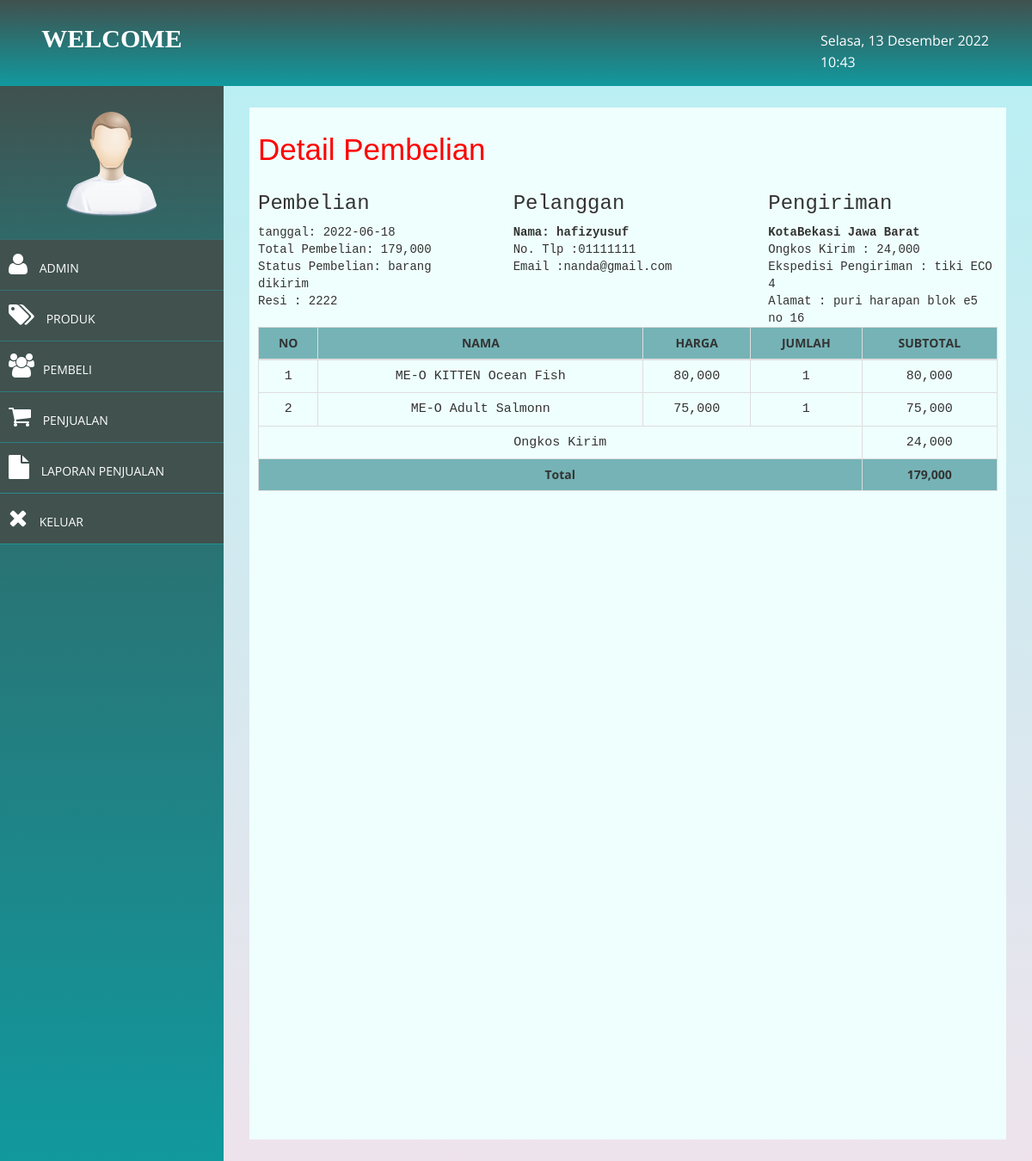
The page /admin/index.php?halaman=detail&id=28 (signed in) on the database its author committed.
### tables this page shows
CREATE TABLE `riwayat` (
  `id_penjualan` int(11) NOT NULL,
  `id_pembeli` int(11) NOT NULL,
  `tanggal_penjualan` date NOT NULL,
  `total_penjualan` int(11) NOT NULL,
  `alamat_pengiriman` text NOT NULL,
  `status_penjualan` varchar(50) NOT NULL DEFAULT 'pending',
  `resi_pengiriman` varchar(20) NOT NULL,
  `totalberat` int(11) NOT NULL,
  `provinsi` varchar(50) NOT NULL,
  `distrik` varchar(50) NOT NULL,
  `tipe` varchar(20) NOT NULL,
  `kodepos` varchar(15) NOT NULL,
  `ekspedisi` varchar(20) NOT NULL,
  `paket` varchar(25) NOT NULL,
  `ongkir` int(11) NOT NULL,
  `estimasi` varchar(10) NOT NULL
);

CREATE TABLE `pembeli` (
  `id_pembeli` int(11) NOT NULL,
  `email_pembeli` varchar(50) NOT NULL,
  `password_pembeli` varchar(50) NOT NULL,
  `nama_pembeli` varchar(50) NOT NULL,
  `telepon_pembeli` varchar(20) NOT NULL,
  `alamat_pembeli` text NOT NULL
);

CREATE TABLE `penjualan_produk` (
  `id_penjualan_produk` int(11) NOT NULL,
  `id_penjualan` int(11) NOT NULL,
  `id_produk` int(11) NOT NULL,
  `jumlah` int(11) NOT NULL,
  `nama` varchar(50) NOT NULL,
  `harga` int(11) NOT NULL,
  `berat` int(11) NOT NULL,
  `subberat` int(11) NOT NULL,
  `subharga` int(11) NOT NULL
);

CREATE TABLE `produk` (
  `id_produk` int(11) NOT NULL,
  `nama_produk` varchar(50) NOT NULL,
  `harga_produk` int(11) NOT NULL,
  `berat_produk` int(11) NOT NULL,
  `foto_produk` varchar(255) NOT NULL,
  `deskripsi_produk` text NOT NULL,
  `stok_produk` int(10) NOT NULL
);

### htdocs/admin/detail.php (the view)
<h2>Detail Pembelian</h2>
<?php
 $ambil=$koneksi->query("SELECT * FROM riwayat JOIN pembeli ON riwayat.
 id_pembeli=pembeli.id_pembeli WHERE riwayat.id_penjualan='$_GET[id]'");
$detail = $ambil->fetch_assoc();
?>
<link rel="stylesheet" href="./assets/css/detail.css">
    <div class="row">
        <div class="col-md-4">
            <h3>Pembelian</h3>
                tanggal:  <?php echo $detail['tanggal_penjualan']; ?> <br>
                Total Pembelian:    <?php echo number_format($detail['total_penjualan']); ?>  <br>
                Status Pembelian:   <?php echo $detail['status_penjualan']; ?> <br>
                <?php if (!empty($detail['resi_pengiriman'])):?>
                Resi : <?php echo $detail["resi_pengiriman"]; ?> <br>
                <?php endif ?></td>
        </div>
        <div class="col-md-4">
            <h3>Pelanggan</h3>
            <strong>Nama: <?php echo $detail['nama_pembeli']; ?></strong> <br>
            No. Tlp :<?php echo $detail['telepon_pembeli']; ?><br>
            Email :<?php echo $detail['email_pembeli']; ?>
        </div>
        <div class="col-md-4">
        <h3>Pengiriman</h3>
        <strong> <?php echo $detail['tipe'] ?><?php echo $detail['distrik'] ?> <?php echo $detail['provinsi'] ?></strong> <br>
        Ongkos Kirim : <?php echo number_format( $detail['ongkir']); ?> <br>
        Ekspedisi Pengiriman : <?php echo $detail['ekspedisi'] ?> <?php echo $detail['paket'] ?> <?php echo $detail['estimasi'] ?> <br>
        Alamat : <?php echo $detail['alamat_pengiriman'] ?>
        </div>
    </div>
<table class="table table-bordered">
    <thead>
        <tr>
            <th>NO</th>
            <th>NAMA</th>
            <th>HARGA</th>
            <th>JUMLAH</th>
            <th>SUBTOTAL</th>
        </tr>
    </thead>
    <tbody>
    <?php $nomor=1; ?>
    <?php $ambil=$koneksi->query("SELECT * FROM penjualan_produk JOIN produk ON penjualan_produk.id_produk=produk.id_produk WHERE penjualan_produk.id_penjualan='$_GET[id]'"); ?>
    <?php while ($pecah = $ambil->fetch_assoc ()){ ?>
        <tr>
            <td><?php echo $nomor; ?></td>
            <td><?php echo $pecah['nama_produk'];  ?></td>
            <td><?php echo number_format( $pecah['harga_produk']);  ?></td>
            <td><?php echo $pecah['jumlah'];  ?></td>
            <td><?php echo number_format( $pecah['harga_produk']*$pecah['jumlah']);  ?></td>
        </tr>
        <?php $nomor++ ?>
        <?php } ?>
    </tbody>
    <tfoot>
        <tr>
            <th colspan="4">Total</th>
            <th><?php echo number_format($detail['total_penjualan']); ?></th>
        </tr>
    </tfoot>
    <tfoot>
            <td colspan="4">Ongkos Kirim</td>
            <td><?php echo number_format( $detail['ongkir']); ?></td>
    </tfoot>
</table>

### htdocs/admin/assets/css/desain.css (style rules this page uses)
body { font-family: 'Open Sans', sans-serif; }
h2 { color: #f00; }

### htdocs/admin/assets/css/detail.css (style rules this page uses)
th { text-align: center; background: #75b3b6; }
.row { font-family: 'Source Code Pro', monospace; }
td { text-align: center; font-family: 'Source Code Pro', monospace; font-size: 15px; }
h2 { font-family: 'Poppins', sans-serif; font-size: 35px; }

### rows shown on the page
riwayat: tanggal_penjualan "2022-06-18", total_penjualan "179,000", status_penjualan "barang dikirim", resi_pengiriman "2222", id_pembeli.nama_pembeli "hafizyusuf", id_pembeli.telepon_pembeli "01111111", id_pembeli.email_pembeli "nanda@gmail.com", tipe "Kota", distrik "Bekasi", provinsi "Jawa Barat", ongkir "24,000", ekspedisi "tiki", paket "ECO", estimasi "4", alamat_pengiriman "puri harapan blok e5 no 16"
penjualan_produk: id_produk.nama_produk "ME-O KITTEN Ocean Fish", id_produk.harga_produk "80,000", jumlah "1", $pecah['harga_produk']*$pecah['jumlah'] "80,000"
penjualan_produk: id_produk.nama_produk "ME-O Adult Salmonn", id_produk.harga_produk "75,000", jumlah "1", $pecah['harga_produk']*$pecah['jumlah'] "75,000"
